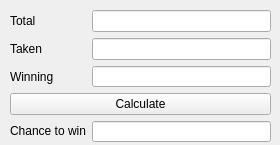
<?xml version="1.0" encoding="UTF-8"?>
<ui version="4.0">
 <class>main_window</class>
 <widget class="QWidget" name="main_window">
  <property name="geometry">
   <rect>
    <x>0</x>
    <y>0</y>
    <width>280</width>
    <height>145</height>
   </rect>
  </property>
  <property name="windowTitle">
   <string>Chance in a raffle</string>
  </property>
  <widget class="QWidget" name="layoutWidget">
   <property name="geometry">
    <rect>
     <x>10</x>
     <y>10</y>
     <width>261</width>
     <height>132</height>
    </rect>
   </property>
   <layout class="QGridLayout" name="gridLayout">
    <item row="0" column="0">
     <widget class="QLabel" name="label_total">
      <property name="text">
       <string>Total</string>
      </property>
      <property name="alignment">
       <set>Qt::AlignLeading|Qt::AlignLeft|Qt::AlignVCenter</set>
      </property>
      <property name="margin">
       <number>2</number>
      </property>
     </widget>
    </item>
    <item row="0" column="1">
     <widget class="QLineEdit" name="lineEdit_total"/>
    </item>
    <item row="1" column="0">
     <widget class="QLabel" name="label_taken">
      <property name="text">
       <string>Taken</string>
      </property>
      <property name="margin">
       <number>2</number>
      </property>
     </widget>
    </item>
    <item row="1" column="1">
     <widget class="QLineEdit" name="lineEdit_taken"/>
    </item>
    <item row="2" column="0">
     <widget class="QLabel" name="label_winning">
      <property name="text">
       <string>Winning</string>
      </property>
      <property name="margin">
       <number>2</number>
      </property>
     </widget>
    </item>
    <item row="2" column="1">
     <widget class="QLineEdit" name="lineEdit_winning"/>
    </item>
    <item row="4" column="0">
     <widget class="QLabel" name="label_chance">
      <property name="sizePolicy">
       <sizepolicy hsizetype="Fixed" vsizetype="Fixed">
        <horstretch>69</horstretch>
        <verstretch>13</verstretch>
       </sizepolicy>
      </property>
      <property name="text">
       <string>Chance to win</string>
      </property>
      <property name="margin">
       <number>2</number>
      </property>
     </widget>
    </item>
    <item row="4" column="1">
     <widget class="QLineEdit" name="lineEdit_chance">
      <property name="readOnly">
       <bool>true</bool>
      </property>
      <property name="clearButtonEnabled">
       <bool>false</bool>
      </property>
     </widget>
    </item>
    <item row="3" column="0" colspan="2">
     <widget class="QPushButton" name="pushButton_calculate">
      <property name="text">
       <string>Calculate</string>
      </property>
     </widget>
    </item>
   </layout>
  </widget>
 </widget>
 <resources/>
 <connections/>
</ui>
